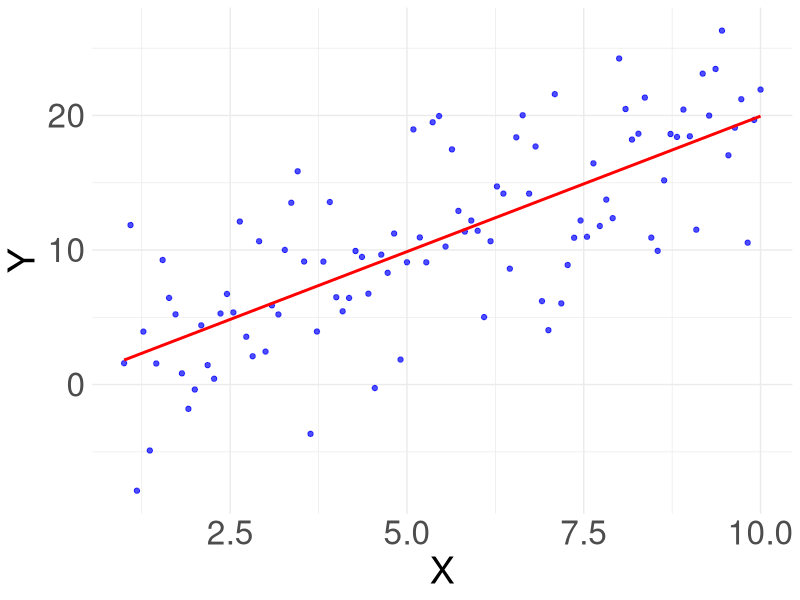
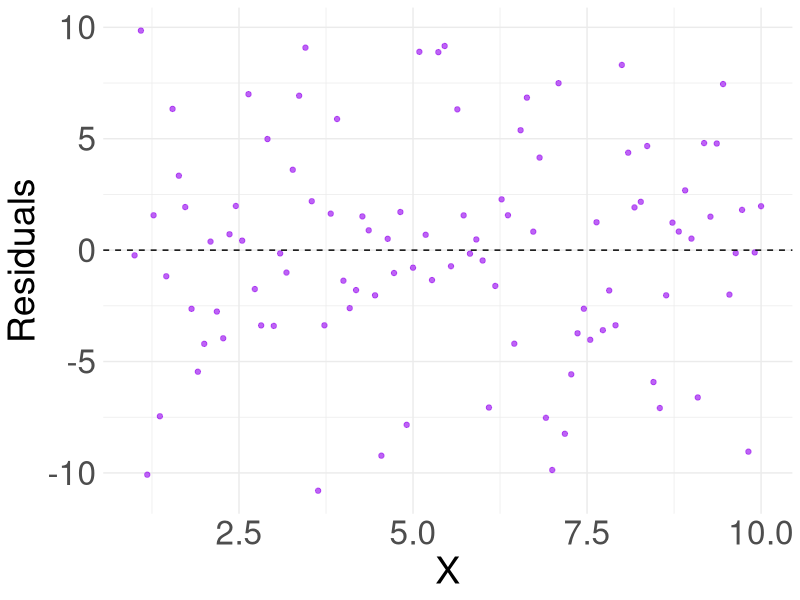

Reproduce these figures in R, in order.
###############################################################################
## EXAMPLE 2: Linear regression fitting to linear data, inspection of residuals, and a coefficient test
## From Tomek & Eisner: Basic Statistics for Life Scientists. https://github.com/jtmff/stats_BSfLS
###############################################################################
# Load necessary libraries, set seed, and define theme for plots.
library(ggplot2)
library(Cairo)
set.seed(333)

# Theme for plots
custom_theme <- theme(
  plot.title = element_text(size = 20, face = "bold"),
  axis.text.x = element_text(size = 24),
  axis.text.y = element_text(size = 24),
  axis.title.x = element_text(size = 27),
  axis.title.y = element_text(size = 27)
)

# Generate equidistant x values between 1 and 10
n <- 100
x <- seq(1, 10, length.out = n)

# Generate noisy linear data
y_linear <- 2 * x + rnorm(n, mean = 0, sd = 5)  # Add noise

# Fit linear regresion model
linear_model <- lm(y_linear ~ x)

# Calculate residuals
linear_residuals <- residuals(linear_model)

# Like this, you can print various information on the properties
# of the linear model fit to the linear data
print(summary(linear_model))
# Or you can store and print just the p-value like this
p_value_slope <- summary(linear_model)$coefficients["x", "Pr(>|t|)"]
cat("P-value for the slope of x:", p_value_slope, "\n")

# Linear fit to linear data
linear_fit_plot <- ggplot(data.frame(x = x, y = y_linear), aes(x = x, y = y)) +
  geom_point(color = "blue", alpha = 0.7) +
  geom_smooth(method = "lm", se = FALSE, color = "red") +
  xlab("X") + ylab("Y") +
  theme_minimal()+
  custom_theme

# Residuals of linear data fit by a line.
# These look appropriate for linear regression, being ~randomly spread.
linear_residuals_plot <- ggplot(data.frame(x = x, residuals = linear_residuals), 
                                aes(x = x, y = residuals)) +
  geom_point(color = "purple", alpha = 0.7) +
  geom_hline(yintercept = 0, linetype = "dashed", color = "black") +
  xlab("X") + ylab("Residuals") +
  theme_minimal()+
  custom_theme

# Saving plots
CairoPNG(filename = "linear_fit_plot.png", width = 800, height = 600)
print(linear_fit_plot)
dev.off()

CairoPNG(filename = "linear_residuals_plot.png", width = 800, height = 600)
print(linear_residuals_plot)
dev.off()
